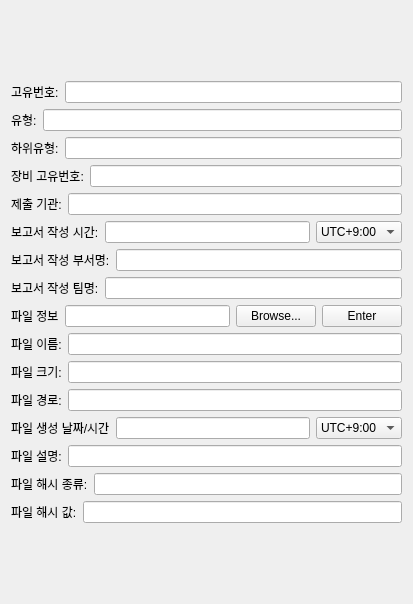
                  <widget class="QWidget" name="AI_Reports__scrollAreaWidgetContents_1">
                   <property name="geometry">
                    <rect>
                     <x>0</x>
                     <y>-308</y>
                     <width>413</width>
                     <height>604</height>
                    </rect>
                   </property>
                   <layout class="QGridLayout" name="gridLayout_12">
                    <item row="0" column="0">
                     <layout class="QVBoxLayout" name="AI_Reports__verticalLayout_1">
                      <item>
                       <layout class="QHBoxLayout" name="AI_Reports_id__horizontalLayout_1">
                        <item>
                         <widget class="QLabel" name="AI_Reports_id__label_1">
                          <property name="text">
                           <string>고유번호:</string>
                          </property>
                         </widget>
                        </item>
                        <item>
                         <widget class="QLineEdit" name="AI_Reports_id__lineEdit_1"/>
                        </item>
                       </layout>
                      </item>
                      <item>
                       <layout class="QHBoxLayout" name="AI_Reports_type__horizontalLayout_1">
                        <item>
                         <widget class="QLabel" name="AI_Reports_type__label_1">
                          <property name="text">
                           <string>유형:</string>
                          </property>
                         </widget>
                        </item>
                        <item>
                         <widget class="QLineEdit" name="AI_Reports_type__lineEdit_1"/>
                        </item>
                       </layout>
                      </item>
                      <item>
                       <layout class="QHBoxLayout" name="AI_Reports_subtype__horizontalLayout_1">
                        <item>
                         <widget class="QLabel" name="AI_Reports_subtype__label_1">
                          <property name="text">
                           <string>하위유형:</string>
                          </property>
                         </widget>
                        </item>
                        <item>
                         <widget class="QLineEdit" name="AI_Reports_subtype__lineEdit_1"/>
                        </item>
                       </layout>
                      </item>
                      <item>
                       <layout class="QHBoxLayout" name="AI_Reports_mgmt_id__horizontalLayout_1">
                        <item>
                         <widget class="QLabel" name="AI_Reports_mgmt_id__label_1">
                          <property name="text">
                           <string>장비 고유번호:</string>
                          </property>
                         </widget>
                        </item>
                        <item>
                         <widget class="QLineEdit" name="AI_Reports_mgmt_id__lineEdit_1"/>
                        </item>
                       </layout>
                      </item>
                      <item>
                       <layout class="QHBoxLayout" name="AI_Reports_submission_agency__horizontalLayout_1">
                        <item>
                         <widget class="QLabel" name="AI_Reports_submission_agency__label_1">
                          <property name="text">
                           <string>제출 기관:</string>
                          </property>
                         </widget>
                        </item>
                        <item>
                         <widget class="QLineEdit" name="AI_Reports_submission_agency__lineEdit_1"/>
                        </item>
                       </layout>
                      </item>
                      <item>
                       <layout class="QHBoxLayout" name="AI_Reports_reports_creation_datetime__horizontalLayout_1">
                        <item>
                         <widget class="QLabel" name="AI_Reports_reprot_creation_datetime__label_1">
                          <property name="text">
                           <string>보고서 작성 시간:</string>
                          </property>
                         </widget>
                        </item>
                        <item>
                         <widget class="QLineEdit" name="AI_Reports_reprot_creation_datetime__lineEdit_1"/>
                        </item>
                        <item>
                         <widget class="QComboBox" name="comboBox_3">
                          <item>
                           <property name="text">
                            <string>UTC+9:00</string>
                           </property>
                          </item>
                         </widget>
                        </item>
                       </layout>
                      </item>
                      <item>
                       <layout class="QHBoxLayout" name="AI_Reports_division_name_of_report_maker__horizontalLayout_1">
                        <item>
                         <widget class="QLabel" name="AI_Reports_division_name_of_report_maker__label_1">
                          <property name="text">
                           <string>보고서 작성 부서명:</string>
                          </property>
                         </widget>
                        </item>
                        <item>
                         <widget class="QLineEdit" name="AI_Reports_division_name_of_report_maker__lineEdit_1"/>
                        </item>
                       </layout>
                      </item>
                      <item>
                       <layout class="QHBoxLayout" name="AI_Reports_team_name_of_report_maker__horizontalLayout_1">
                        <item>
                         <widget class="QLabel" name="AI_Reports_team_name_of_report_maker__label_1">
                          <property name="text">
                           <string>보고서 작성 팀명:</string>
                          </property>
                         </widget>
                        </item>
                        <item>
                         <widget class="QLineEdit" name="AI_Reports_team_name_of_report_maker__lineEdit_1"/>
                        </item>
                       </layout>
                      </item>
                      <item>
                       <layout class="QHBoxLayout" name="AI_Reports_file_info__horizontalLayout_1">
                        <item>
                         <widget class="QLabel" name="AI_Reports_file_info__label_1">
                          <property name="text">
                           <string>파일 정보</string>
                          </property>
                         </widget>
                        </item>
                        <item>
                         <widget class="QLineEdit" name="AI_Reports_file_info__lineEdit_1"/>
                        </item>
                        <item>
                         <widget class="QPushButton" name="AI_Reports_file_info__browseButton_1">
                          <property name="text">
                           <string>Browse...</string>
                          </property>
                         </widget>
                        </item>
                        <item>
                         <widget class="QPushButton" name="AI_Reports_file_info__enterButton_1">
                          <property name="text">
                           <string>Enter</string>
                          </property>
                         </widget>
                        </item>
                       </layout>
                      </item>
                      <item>
                       <layout class="QHBoxLayout" name="AI_Reports_file_name__horizontalLayout_1">
                        <item>
                         <widget class="QLabel" name="AI_Reports_file_name__label_1">
                          <property name="text">
                           <string>파일 이름:</string>
                          </property>
                         </widget>
                        </item>
                        <item>
                         <widget class="QLineEdit" name="AI_Reports_file_name__lineEdit_1"/>
                        </item>
                       </layout>
                      </item>
                      <item>
                       <layout class="QHBoxLayout" name="AI_Reports_file_size__horizontalLayout_1">
                        <item>
                         <widget class="QLabel" name="AI_Reports_file_size__label_1">
                          <property name="text">
                           <string>파일 크기:</string>
                          </property>
                         </widget>
                        </item>
                        <item>
                         <widget class="QLineEdit" name="AI_Reports_file_size__lineEdit_1"/>
                        </item>
                       </layout>
                      </item>
                      <item>
                       <layout class="QHBoxLayout" name="AI_Reports_file_path__horizontalLayout_1">
                        <item>
                         <widget class="QLabel" name="AI_Reports_file_path__label_1">
                          <property name="text">
                           <string>파일 경로:</string>
                          </property>
                         </widget>
                        </item>
                        <item>
                         <widget class="QLineEdit" name="AI_Reports_file_path__lineEdit_1"/>
                        </item>
                       </layout>
                      </item>
                      <item>
                       <layout class="QHBoxLayout" name="AI_Reports_file_creation_datetime__horizontalLayout_1">
                        <item>
                         <widget class="QLabel" name="AI_Reports_file_creation_datetime__label_1">
                          <property name="text">
                           <string>파일 생성 날짜/시간</string>
                          </property>
                         </widget>
                        </item>
                        <item>
                         <widget class="QLineEdit" name="AI_Reports_file_creation_datetime__lineEdit_1"/>
                        </item>
                        <item>
                         <widget class="QComboBox" name="comboBox_4">
                          <item>
                           <property name="text">
                            <string>UTC+9:00</string>
                           </property>
                          </item>
                         </widget>
                        </item>
                       </layout>
                      </item>
                      <item>
                       <layout class="QHBoxLayout" name="AI_Reports_file_description__horizontalLayout_1">
                        <item>
                         <widget class="QLabel" name="AI_Reports_file_description__label_1">
                          <property name="text">
                           <string>파일 설명:</string>
                          </property>
                         </widget>
                        </item>
                        <item>
                         <widget class="QLineEdit" name="AI_Reports_file_description__lineEdit_1"/>
                        </item>
                       </layout>
                      </item>
                      <item>
                       <layout class="QHBoxLayout" name="AI_Reports_file_hash_type__horizontalLayout_1">
                        <item>
                         <widget class="QLabel" name="AI_Reports_file_hash_type__label_1">
                          <property name="text">
                           <string>파일 해시 종류:</string>
                          </property>
                         </widget>
                        </item>
                        <item>
                         <widget class="QLineEdit" name="AI_Reports_file_hash_type__lineEdit_1"/>
                        </item>
                       </layout>
                      </item>
                      <item>
                       <layout class="QHBoxLayout" name="AI_Reports_file_hash_value__horizontalLayout_1">
                        <item>
                         <widget class="QLabel" name="AI_Reports_file_hash_value__label_1">
                          <property name="text">
                           <string>파일 해시 값:</string>
                          </property>
                         </widget>
                        </item>
                        <item>
                         <widget class="QLineEdit" name="AI_Reports_file_hash_value__lineEdit_1"/>
                        </item>
                       </layout>
                      </item>
                     </layout>
                    </item>
                   </layout>
                  </widget>
